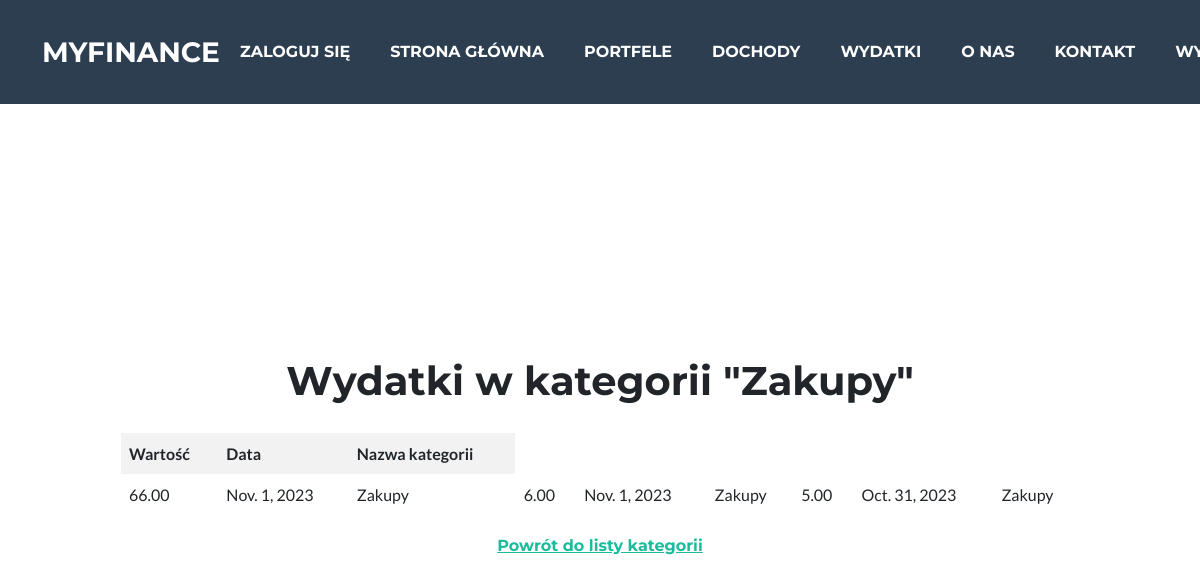
Page /detailed_category_expenses_list/3/ (signed in) on the committed database.
### MyFinance/models.py (models this page shows, shortened)
class CategoryExpenses(models.Model):
    name = models.CharField(max_length=255)
    user = models.ForeignKey(User, on_delete=models.CASCADE)

class Expenses(models.Model):
    user = models.ForeignKey(User, on_delete=models.CASCADE)
    value = models.DecimalField(max_digits=10, decimal_places=2)
    category = models.ForeignKey('CategoryExpenses', on_delete=models.CASCADE, related_name='expenses')
    date = models.DateField()

### MyFinance/views.py (the view)
# urls.py: path('detailed_category_expenses_list/<int:category_id>/', views.DetailedCategoryExpensesListView.as_view(), name='detailed_category_expenses_list'),
class DetailedCategoryExpensesListView(View):
    template_name = 'detailed_category_expenses_list.html'
    def get(self, request, category_id, *args, **kwargs):
        category = get_object_or_404(CategoryExpenses, pk=category_id, user=request.user)
        expenses = Expenses.objects.filter(category=category)
        return render(request, self.template_name, {'expenses': expenses, 'category': category})

### MyFinance/templates/detailed_category_expenses_list.html (shortened to what this page needs)
{% extends 'base.html' %}
{% block content %}
    <div style="display: flex; flex-direction: column; align-items: center; justify-content: center; min-height: 100vh;">
        <h1>Wydatki w kategorii "{{ category.name }}"</h1>
        <table>
            <thead>
                <tr>
                    <th>Wartość</th>
                    <th>Data</th>
                    <th>Nazwa kategorii</th>
                </tr>
            </thead>
            <tbody>
                {% for expense in expenses %}
                        <td>{{ expense.value }}</td>
                        <td>{{ expense.date }}</td>
                        <td>{{ expense.category.name }}</td>
                {% empty %}
                    <tr>
                        <td colspan="3">Brak dostępnych wydatków.</td>
                    </tr>
                {% endfor %}
            </tbody>
        </table>
    <h6><a href="/category_expenses_list/">Powrót do listy kategorii</a></h6>
    </div>
{% endblock %}

### MyFinance/templates/base.html (style rules this page uses)
body { padding-top: 60px; }

### MyFinance/templates/detailed_category_expenses_list.html (style rules this page uses)
table { border-collapse: collapse; width: 80%; margin: 20px auto; }
th, td { padding: 8px; text-align: left; }
th { background-color: #f2f2f2; }
table, th, td { border: 1px solid transparent; }

### rows in the picture
CategoryExpenses: name "Zakupy"
Expenses: value "66.00", date "Nov. 1, 2023", category.name "Zakupy"
Expenses: value "6.00", date "Nov. 1, 2023", category.name "Zakupy"
Expenses: value "5.00", date "Oct. 31, 2023", category.name "Zakupy"
